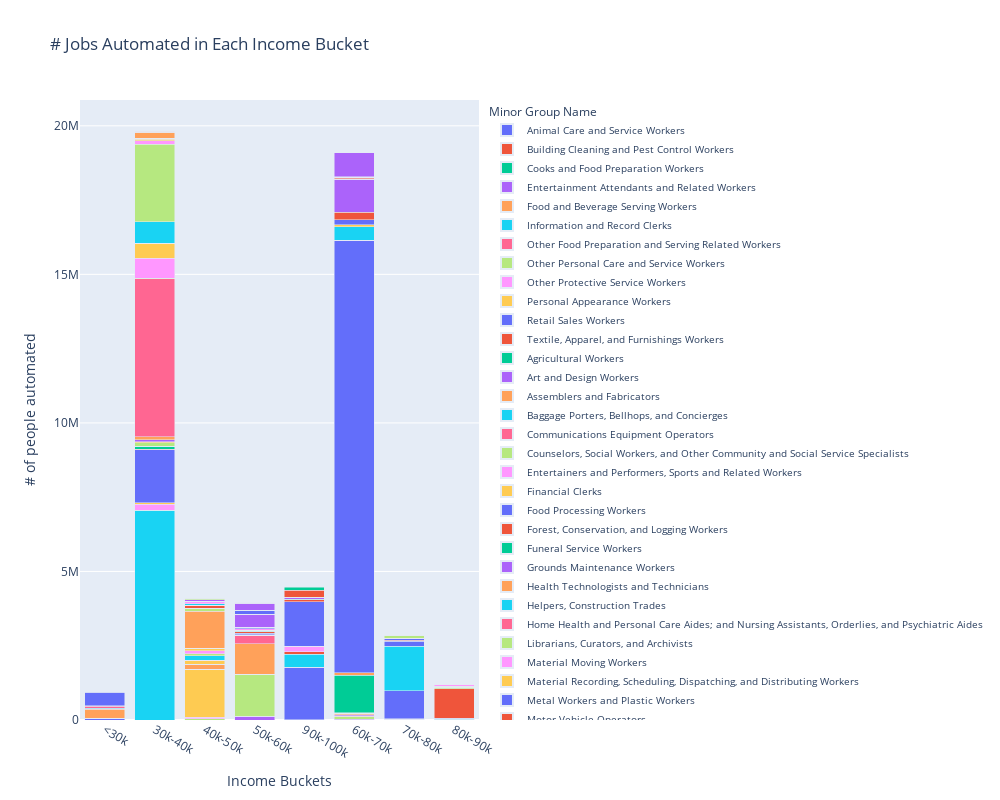

Notebook cell for this chart:
### Code cell
# bins = [0, 30000, 35000, 40000, 45000, 50000, 55000, 60000, 65000, 70000, 75000, 80000, 85000, 90000, 95000, 100000]
# labels = ['<30k', '30k-35k', '35k-40k', '40k-45k', '45k-50k', '50k-55k', '55k-60k', '60k-65k', '65k-70k', '70k-75k', '75k-80k', '80k-85k', '85k-90k', '90k-95k', '95k-100k']
# bins = [0,30000, 40000, 50000, 60000, 70000, 80000, 90000, 100000]
# labels = ['<30k', '30k-40k', '40k-50k', '50k-60k', '60k-70k', '70k-80k', '80k-90k', '90k-100k']


# # Create a new column 'H_MEDIAN_US_Bucket' with the bucket labels
# all_occupations['A_MEDIAN_US_Bucket'] = pd.cut(all_occupations['A_MEDIAN_US'], bins=bins, labels=labels, right=False)
# labels = [30000, 40000, 50000, 60000, 70000, 80000, 90000, 100000]
# all_occupations['A_MEDIAN_US_Bucket_Num'] = pd.cut(all_occupations['A_MEDIAN_US'], bins=bins, labels=labels, right=False)

# # Group by 'H_MEDIAN_US_Bucket' and 'Detailed_Occupation'
# grouped = all_occupations.groupby(['A_MEDIAN_US_Bucket','Minor Group Name']).agg({
#     'occupation_automation_rating': 'sum',
#     'Detailed Occupation': 'count',
#     'TOT_EMP_US':'sum'
# }).rename(columns={'Detailed Occupation': 'count'})

# # # Calculate the percentage likelihood to be automated
# grouped['percent_likely_automated'] = grouped['occupation_automation_rating'] / grouped['count']
# grouped["# of people automated"] = grouped["occupation_automation_rating"]*grouped["TOT_EMP_US"]
# # Reset index to make the DataFrame easier to read
# grouped = grouped.reset_index().dropna()
# # Create the interactive plot
# fig = px.bar(grouped, 
#              x='A_MEDIAN_US_Bucket', 
#              y='# of people automated', 
#              color='Minor Group Name', 
#              title='# Jobs Automated in Each Income Bucket',
#              labels={'A_MEDIAN_US_Bucket': 'Income Buckets'})

# # Update layout for better visualization
# fig.update_layout(barmode='stack')
# fig.update_layout(legend=dict(font=dict(size=10), itemsizing='constant'), width=1000, height=800)
# fig.update_layout(xaxis={'categoryorder':'array', 'categoryarray':labels})

# # Display the plot
# fig.show()
# pio.write_html(fig, file='# Jobs Automated in Each Income Bucket.html', auto_open=True)
